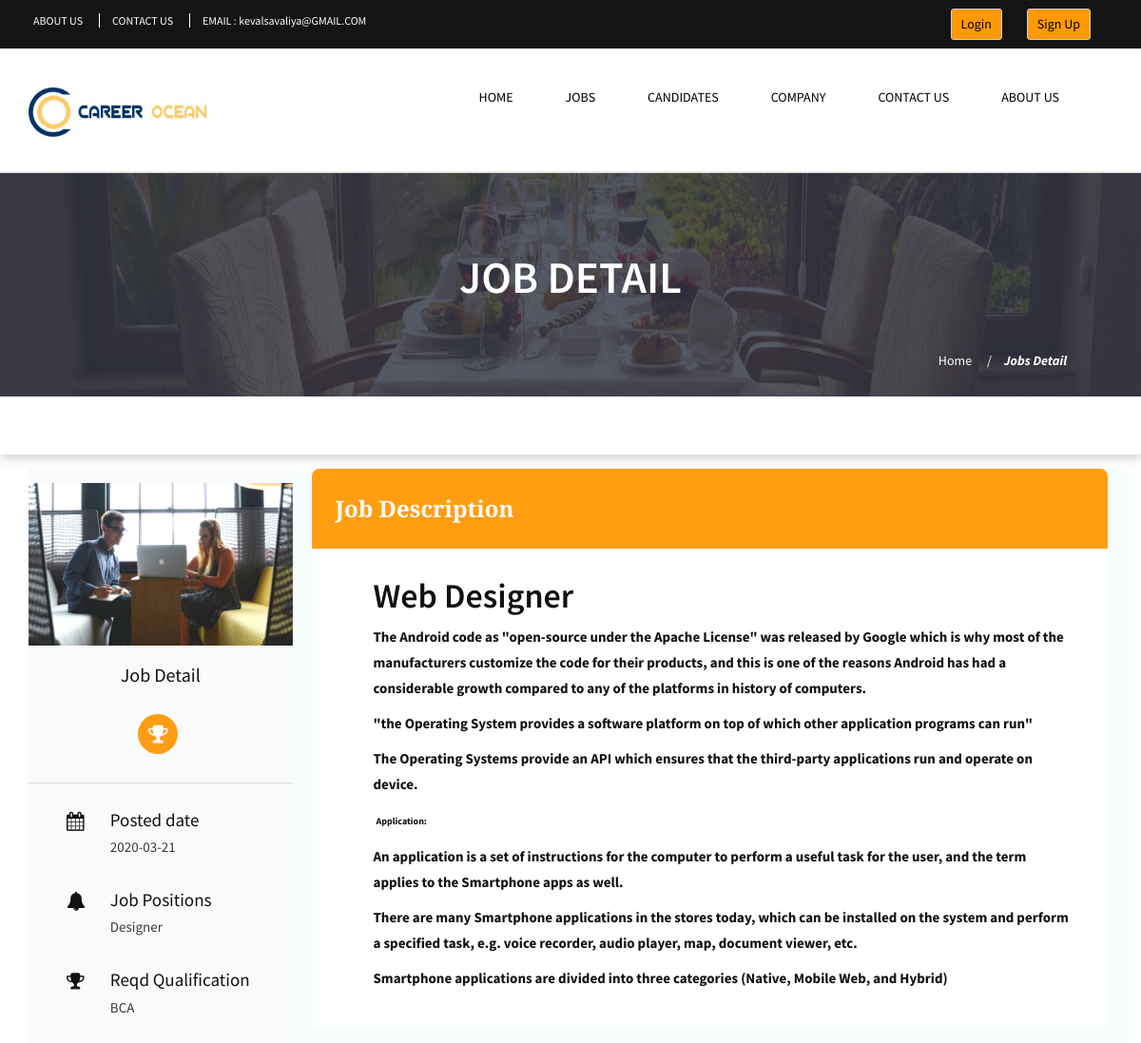
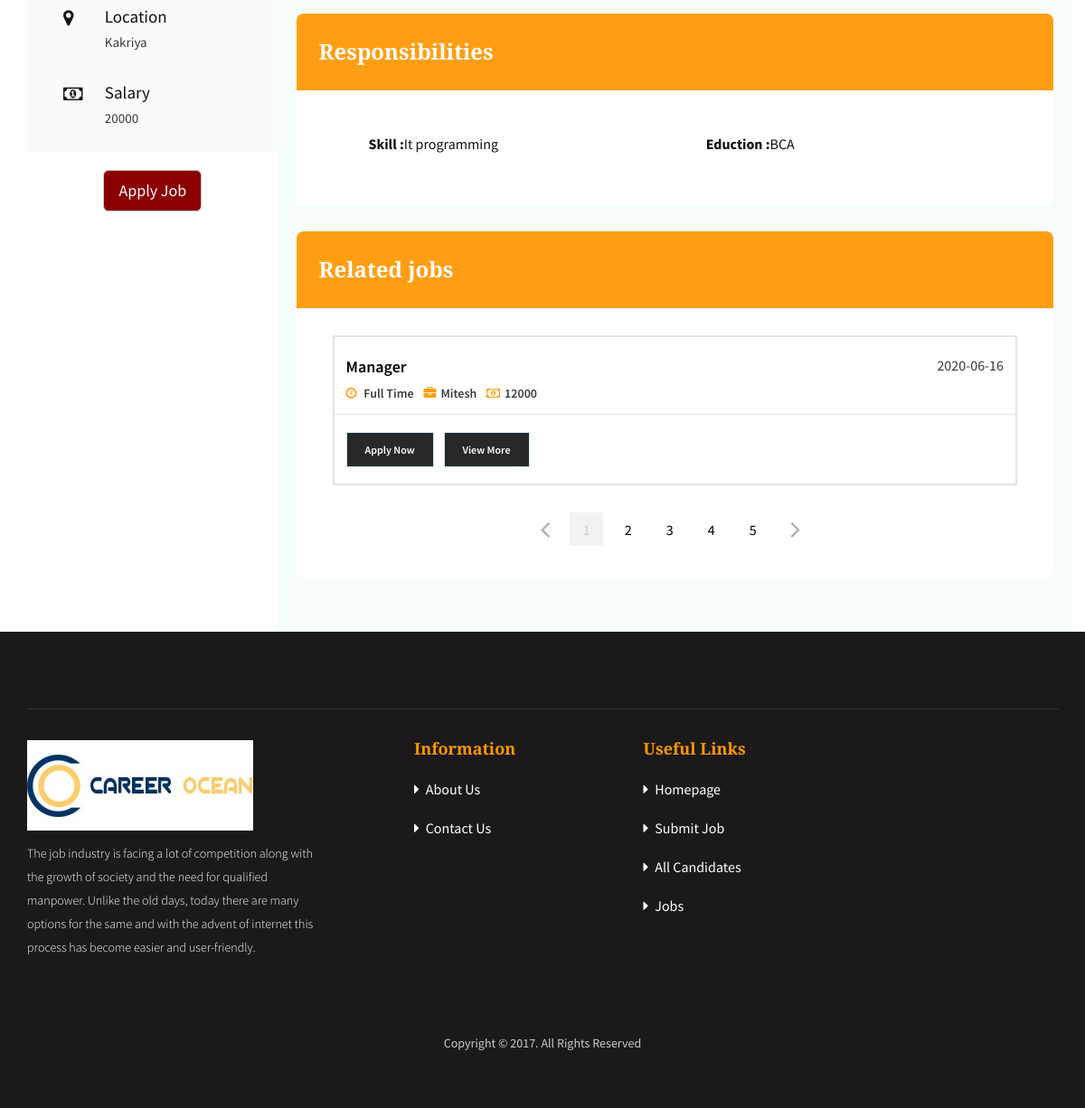
Page /index.php/jobs_detail/index/13 on the committed database (2 pictures, top to bottom).
### tables this page shows
CREATE TABLE IF NOT EXISTS `job_post` (
  `job_id` int(11) NOT NULL AUTO_INCREMENT,
  `company_id` int(11) NOT NULL,
  `job_title` varchar(255) NOT NULL,
  `image` text NOT NULL,
  `location_id` int(11) NOT NULL,
  `branch_id` int(11) NOT NULL,
  `post_id` int(11) NOT NULL,
  `category_id` int(11) NOT NULL,
  `num_vacancy` int(11) NOT NULL,
  `start_date` date NOT NULL,
  `end_date` date NOT NULL,
  `exper_req` varchar(255) NOT NULL,
  `skill_id` int(11) NOT NULL,
  `basic_req` longtext NOT NULL,
  `salary_given` int(11) NOT NULL,
  `status` varchar(255) NOT NULL,
  `education_id` int(11) NOT NULL,
  PRIMARY KEY (`job_id`)
);

CREATE TABLE IF NOT EXISTS `post` (
  `post_id` int(11) NOT NULL AUTO_INCREMENT,
  `post_name` varchar(255) NOT NULL,
  `category_id` int(11) NOT NULL,
  PRIMARY KEY (`post_id`)
);

CREATE TABLE IF NOT EXISTS `education` (
  `education_id` int(11) NOT NULL AUTO_INCREMENT,
  `education_name` varchar(255) NOT NULL,
  PRIMARY KEY (`education_id`)
);

CREATE TABLE IF NOT EXISTS `location` (
  `location_id` int(11) NOT NULL AUTO_INCREMENT,
  `country_id` int(11) NOT NULL,
  `state_id` int(11) NOT NULL,
  `city_id` int(11) NOT NULL,
  `location_name` varchar(255) NOT NULL,
  `location_status` varchar(255) NOT NULL,
  PRIMARY KEY (`location_id`)
);

CREATE TABLE IF NOT EXISTS `skill` (
  `skill_id` int(11) NOT NULL AUTO_INCREMENT,
  `skill_name` varchar(255) NOT NULL,
  PRIMARY KEY (`skill_id`)
);

CREATE TABLE IF NOT EXISTS `company` (
  `company_id` int(11) NOT NULL AUTO_INCREMENT,
  `company_name` varchar(255) NOT NULL,
  `contact` bigint(11) NOT NULL,
  `contact_person` bigint(11) NOT NULL,
  `image` varchar(255) NOT NULL,
  `email` varchar(255) NOT NULL,
  `password` varchar(255) NOT NULL,
  `country_id` int(11) NOT NULL,
  `state_id` int(11) NOT NULL,
  `city_id` int(11) NOT NULL,
  `location_id` int(11) NOT NULL,
  `address` varchar(255) NOT NULL,
  `company_details` text NOT NULL,
  `company_status` varchar(255) NOT NULL,
  `payment_status` int(11) NOT NULL DEFAULT '0',
  PRIMARY KEY (`company_id`)
);

### application/controllers/jobs_detail.php (called while the page is built, shortened)
<?php
	class jobs_detail extends CI_Controller
	{
		function index($job_id=0)
		{
			if($job_id)
			{
				$this->db->select('location.location_name,skill.skill_name,post.post_name,education.education_name,job_post.*');
				$this->db->join('location','location.location_id=job_post.location_id');
				$this->db->join('skill','skill.skill_id=job_post.skill_id');
				$this->db->join('post','post.post_id=job_post.post_id');
				$this->db->join('education','education.education_id=job_post.education_id');
				$this->db->where('job_id',$job_id);
				$data['jobdetail'] = $this->db->get('job_post')->row_array();
			}
				$this->db->select('location.location_name,skill.skill_name,post.post_name,education.education_name,company.company_name,job_post.*');
				$this->db->join('location','location.location_id=job_post.location_id');
				$this->db->join('skill','skill.skill_id=job_post.skill_id');
				$this->db->join('post','post.post_id=job_post.post_id');
				$this->db->join('company','company.company_id=job_post.company_id');
				$this->db->join('education','education.education_id=job_post.education_id');
				$data['jobpost'] = $this->db->get('job_post')->result_array();
			$this->load->view('jobs_detail',$data);
		}
	}
?>

### index.php (called while the page is built, shortened)
<?php
require_once BASEPATH.'core/CodeIgniter.php';

### application/views/jobs_detail.php (the view, shortened to what this page needs)
<div class="detail_page">
    <div class="banner">
        <img src="<?php echo base_url('assets/images/detail_slider_banner.jpg')?>" alt="banner" title="banner" class="img-responsive"/>
        <div class="container">
            <h1>job Detail</h1>
            <div class="bread-crumb">
                <ul class="list-inline">
                    <li>
                                <a href="<?php echo site_url('home/index'); ?>">Home</a>
                            </li>
                            <li>
                                <a href="<?php echo site_url('apply_job_form/index'); ?>">Jobs Detail</a>
                            </li>
                </ul>
            </div>
        </div>
    </div>
    <div class="detail_search">
        <div class="container">
            <div class="row">
                <div class="col-sm-10 col-md-10 col-xs-12 search">
                </div>
            </div>
        </div>
    </div>
    <div class="container">
        <div class="row">
            <div class="col-sm-3 hidden-xs columnleft">
                <div class="profile">
                    <img src="<?php echo base_url('assets/images/about-image.jpg')?>" alt="profile" title="profile" class="img-responsive"/>
                    <h3>Job Detail</h3>
                    <ul class="list-inline icons">
                        <li>
                            <i class="fa fa-trophy" aria-hidden="true"></i>
                        </li>
                    </ul>
                    <ul class="list-unstyled ico2">
                        <li>
                            <i class="fa fa-calendar"></i>
                            <div class="detail">
                                Posted date <br/>
                                <span><?php echo $jobdetail['start_date'] ?></span>
                            </div>
                        </li>
                        <li>
                            <i class="fa fa-bell" aria-hidden="true"></i>
                            <div class="detail">
                                Job Positions <br/>
                                <span><?php echo $jobdetail['post_name'] ?></span>
                            </div>
                        </li>
                        <li>
                            <i class="fa fa-trophy" aria-hidden="true"></i>
                            <div class="detail">
                                Reqd Qualification <br/>
                                <span><?php echo $jobdetail['education_name'] ?></span>
                            </div>
                        </li>
                        <li>
                            <i class="fa fa-map-marker" aria-hidden="true"></i>
                            <div class="detail">
                                Location <br/>
                                <span><?php echo $jobdetail['location_name'] ?> </span>
                            </div>
                        </li>
                        <li>
                            <i class="fa fa-money"></i>
                            <div class="detail">
                                Salary <br/>
                                <span><?php echo $jobdetail['salary_given'] ?></span>
                            </div>
                        </li>
                    </ul>
                </div>
                <br/>
               <center> <button type="button" style="color:white;background-color: darkred;" class="btn btn-default btn-lg" onclick="location.href='<?php echo site_url('apply_job_form/index/'.$jobdetail['job_id']); ?>'">Apply Job</button></center>
            </div>
            <div class="col-sm-9 col-xs-12 bgcontent">
                <div class="category-block col-sm-12">
                    <div class="heading">Job Description
                    </div>
                    <div class="description-box">
                        <h3><?php echo $jobdetail['job_title'] ?></h3>
                        <p>
                            <?php echo $jobdetail['basic_req'] ?>
                        </p>
                    </div>
                </div>
                <div class="responsibility-block col-sm-12">
                    <div class="heading">Responsibilities</div>
                    <div class="description-box">
                        <ul class="list-unstyled">
                            <li><i class="icofont icofont-check-alt"></i> <b>Skill :</b><?php echo $jobdetail['skill_name'] ?> </li>
                            <li><i class="icofont icofont-check-alt"></i> <b>Eduction :</b><?php echo $jobdetail['education_name'] ?> </li>
                        </ul>
                    </div>
                </div>
                <div class="related-block col-sm-12">
                    <div class="heading">Related jobs</div>
                    <?php
                        foreach ($jobpost as $value) {
                     ?>
                    <div class="products">
                        <h1><?php echo $value['post_name'] ?><span><?php echo $value['start_date'] ?></span></h1>
                        <ul class="list-inline link">
                            <li>
                                <a href="#"><i class="fa fa-clock-o"></i> Full Time</a>
                            </li>
                            <li>
                                <a href="#"><i class="fa fa-briefcase"></i><?php echo $value['company_name'] ?></a>
                            </li>
                            <li>
                                <a href="#"><i class="fa fa-money"></i><?php echo $value['salary_given'] ?></a>
                            </li>
                        </ul>
                        <ul class="list-inline applynow">
                            <li><a href="<?php echo site_url('apply_job_form/index/'.$value['job_id']);?>">Apply Now</a></li>
                            <li><a href="<?php echo site_url('jobs_detail/index/'.$value['job_id']);?>">View More</a></li>
                        </ul>
                    </div>
                    <?php } ?>
                    <div class="col-xs-12 col-sm-12 col-md-12 col-lg-12" style="text-align:center">
                         <ul class="pagination">
                            <li>
                                <a href="#" aria-label="Previous"><span aria-hidden="true" class="fa fa-angle-left"></span></a>
                            </li>
                            <li class="active">
                                <a href="#"> 1</a>
                            </li>
                            <li>
                               <a href="#"> 2</a>
                            </li>
                            <li>
                                <a href="#">3</a>
                            </li>
                            <li>
                                <a href="#"> 4</a>
                            </li>
                            <li>
                                <a href="#"> 5</a>
                            </li>
                            <li>
                               <a href="#" aria-label="Next"><span aria-hidden="true" class="fa fa-angle-right"></span></a>
                            </li>
                        </ul>
                    </div>
                </div>
            </div>
        </div>
    </div>
</div>

### rows in the picture
job_post: start_date "2020-03-21", post.post_name "Designer", education.education_name "BCA", location.location_name "Kakriya", salary_given "20000", job_title "Web Designer", basic_req "The Android code as \"open-source under the Apache License\" was released by Google which is why most of the manufacturers customize the code for their products, and this is one of the reasons Android has had a considerable growth compared to any of the platforms in history of computers. \"the Operating System provides a software platform on top of which other application programs can run\" The Operating Systems provide an API which ensures that the third-party applications run and operate on device. Application: An application is a set of instructions for the computer to perform a useful task for the user, and the term applies to the Smartphone apps as well. There are many Smartphone…", skill.skill_name "It programming"
job_post: post.post_name "Manager", start_date "2020-06-16", company.company_name "Mitesh", salary_given "12000"
